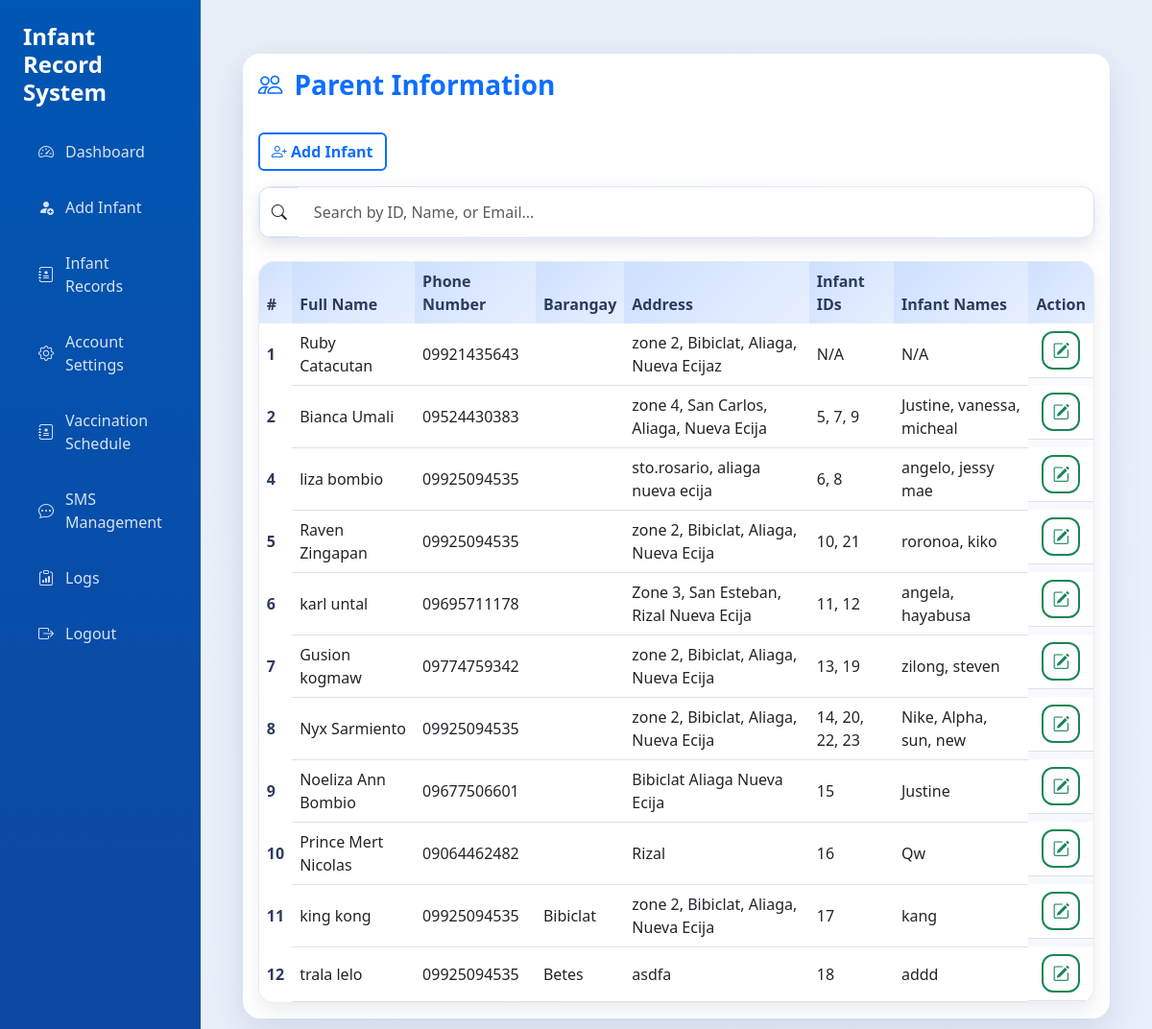
/view_parents.php, run on an earlier commit of the app's database.
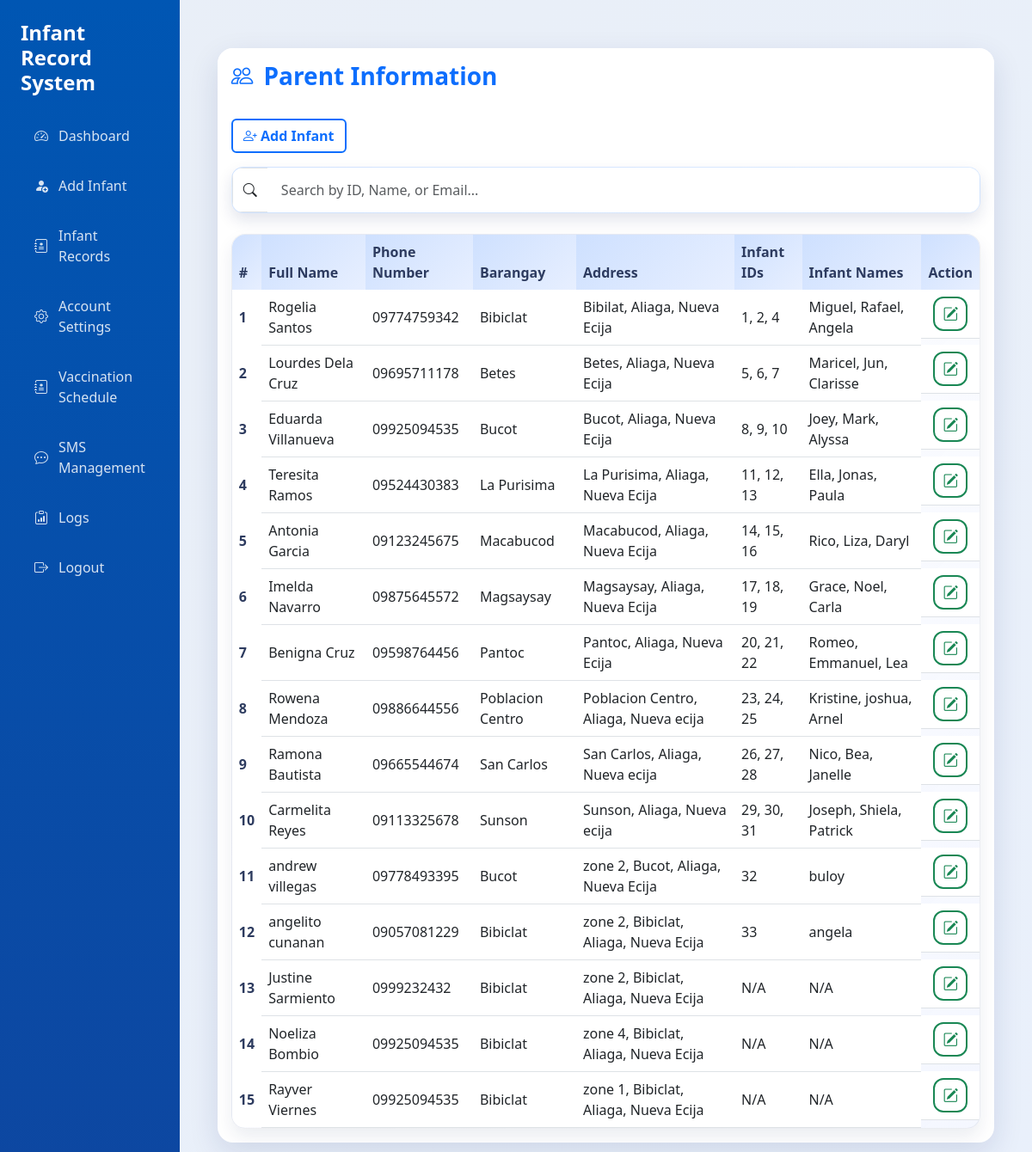
And on a later commit of the database.
### tables this page shows
CREATE TABLE `parents` (
  `id` int(11) NOT NULL,
  `first_name` varchar(100) NOT NULL,
  `last_name` varchar(100) NOT NULL,
  `email` varchar(150) DEFAULT NULL,
  `phone` varchar(20) DEFAULT NULL,
  `address` text DEFAULT NULL,
  `baranggay` varchar(100) DEFAULT NULL,
  `created_at` timestamp NOT NULL DEFAULT current_timestamp(),
  `updated_at` timestamp NOT NULL DEFAULT current_timestamp() ON UPDATE current_timestamp(),
  `barangay` varchar(100) DEFAULT NULL
);

### view_parents.php (the view, shortened to what this page needs)
<?php
include 'dbForm.php';
$isParent = isset($_SESSION['user']['role']) && $_SESSION['user']['role'] === 'parent';
$parentEmail = ($isParent && isset($_SESSION['user']['email'])) ? mysqli_real_escape_string($con, $_SESSION['user']['email']) : null;
?>
<!DOCTYPE html>
<html lang="en">
<head>
    <link rel="stylesheet" href="https://cdn.jsdelivr.net/npm/bootstrap@5.3.0/dist/css/bootstrap.min.css">
    <link rel="stylesheet" href="https://cdn.jsdelivr.net/npm/bootstrap-icons/font/bootstrap-icons.css">
    <link rel="stylesheet" href="assets/css/theme.css">
</head>
<body>
    <div class="sidebar" id="sidebar">
        <h4 class="mb-4"> Infant Record System</h4>
        <a href="dashboard.php"><i class="bi bi-speedometer2"></i> Dashboard</a>
        <a href="addinfant.php"><i class="bi bi-person-fill-add"></i> Add Infant</a>
        <a href="viewinfant.php"><i class="bi bi-journal-medical"></i> Infant Records</a>
        <a href="account_settings.php"><i class="bi bi-gear"></i> Account Settings</a>
        <?php if (!$isParent): ?>
            <a href="vaccination_schedule.php"><i class="bi bi-journal-medical"></i> Vaccination Schedule</a>
            <a href="sms.php"><i class="bi bi-chat-dots"></i> SMS Management</a>
            <a href="login_logs.php"><i class="bi bi-clipboard-data"></i> Logs</a>
        <?php endif; ?>
        <a href="logout.php"><i class="bi bi-box-arrow-right"></i> Logout</a>
    </div>
    <div class="content-area">
        <div class="container-fluid mt-4">
            <div class="card card-shadow">
                <div class="card-header bg-white border-0 py-3">
                    <h3 class="dashboard-title"><i class="bi bi-people"></i>Parent Information</h3>
                </div>
                <div class="card-body">
                    <div class="mb-3 text-start">
                        <a href="addinfant.php" class="btn btn-outline-primary"><i class="bi bi-person-plus"></i> Add Infant</a>
                    </div>
                    <?php if (!$isParent): ?>
                        <form method="GET" action="view_parents.php" class="mb-4">
                            <div class="input-group search-bar search-bar-elevated">
                                <span class="input-group-text"><i class="bi bi-search"></i></span>
                                <input type="text" id="search" class="form-control" placeholder="Search by ID, Name, or Email...">
                            </div>
                        </form>
                    <?php endif; ?>
                    <div class="table-modern table-modern-elevated">
                        <div class="table-responsive">
                            <table class="table table-hover align-middle mb-0">
                            <thead>
                            <tr>
                                <th scope="col">#</th>
                                <th scope="col">Full Name</th>
                                <th scope="col">Phone Number</th>
                                <th scope="col">Barangay</th>
                                <th scope="col">Address</th>
                                <th scope="col">Infant IDs</th>
                                <th scope="col">Infant Names</th>
                                <?php if (!$isParent): ?>
                                    <th scope="col">Action</th>
                                <?php endif; ?>
                            </tr>
                            </thead>
                            <tbody>
                            <?php
                            $search = (!$isParent && isset($_GET['search'])) ? mysqli_real_escape_string($con, $_GET['search']) : '';
                            if ($isParent && $parentEmail) {
                                if (!empty($search)) {
                                    $sql = "SELECT parents.*,
                                               GROUP_CONCAT(infantinfo.id SEPARATOR ', ') AS infant_ids,
                                               GROUP_CONCAT(infantinfo.firstname SEPARATOR ', ') AS infant_names
                                            FROM parents
                                            LEFT JOIN infantinfo ON parents.id = infantinfo.parent_id
                                            WHERE parents.email = '$parentEmail' AND (
                                                parents.id LIKE '%$search%' OR
                                                parents.first_name LIKE '%$search%' OR
                                                parents.last_name LIKE '%$search%' OR
                                                parents.email LIKE '%$search%')
                                            GROUP BY parents.id";
                                } else {
                                    $sql = "SELECT parents.*,
                                               GROUP_CONCAT(infantinfo.id SEPARATOR ', ') AS infant_ids,
                                               GROUP_CONCAT(infantinfo.firstname SEPARATOR ', ') AS infant_names
                                            FROM parents
                                            LEFT JOIN infantinfo ON parents.id = infantinfo.parent_id
                                            WHERE parents.email = '$parentEmail'
                                            GROUP BY parents.id";
                                }
                            } else {
                                if (!empty($search)) {
                                    $sql = "SELECT parents.*,
                                               GROUP_CONCAT(infantinfo.id SEPARATOR ', ') AS infant_ids,
                                               GROUP_CONCAT(infantinfo.firstname SEPARATOR ', ') AS infant_names
                                            FROM parents
                                            LEFT JOIN infantinfo ON parents.id = infantinfo.parent_id
                                            WHERE
                                                parents.id LIKE '%$search%' OR
                                                parents.first_name LIKE '%$search%' OR
                                                parents.last_name LIKE '%$search%' OR
                                                parents.email LIKE '%$search%'
                                            GROUP BY parents.id";
                                } else {
                                    $sql = "SELECT parents.*,
                                               GROUP_CONCAT(infantinfo.id SEPARATOR ', ') AS infant_ids,
                                               GROUP_CONCAT(infantinfo.firstname SEPARATOR ', ') AS infant_names
                                            FROM parents
                                            LEFT JOIN infantinfo ON parents.id = infantinfo.parent_id
                                            GROUP BY parents.id";
                                }
                            }
                            $result = mysqli_query($con, $sql);
                            if ($result) {
                                while ($row = mysqli_fetch_assoc($result)) {
                                    $id = $row['id'];
                                    $first_name = $row['first_name'];
                                    $last_name = $row['last_name'];
                                    $fullName = trim(preg_replace('/\s+/', ' ', $first_name . ' ' . $last_name));
                                    $phone = $row['phone'];
                                    $barangay = $row['barangay'];
                                    $address = $row['address']; ?>
                                    <tr>
                                        <th scope="row"><?php echo $id; ?></th>
                                        <td><?php echo $fullName; ?></td>
                                        <td><?php echo $phone; ?></td>
                                        <td><?php echo $barangay; ?></td>
                                        <td><?php echo $address; ?></td>
                                        <td><?php echo $row['infant_ids'] ?: 'N/A'; ?></td>
                                        <td><?php echo $row['infant_names'] ?: 'N/A'; ?></td>
                                        <?php if (!$isParent): ?>
                                            <td class="d-flex gap-1 justify-content-center action-icons">
                                                <button class="btn btn-outline-success btn-sm" onclick="confirmEdit(<?php echo $id; ?>)" title="Edit"><i class="bi bi-pencil-square"></i></button>
                                            </td>
                                        <?php endif; ?>
                                    </tr>
                            <?php
                                }
                            }
                            ?>
                            </tbody>
                            </table>
                        </div>
                    </div>
                </div>
            </div>
        </div>
    </div>
</body>
</html>

### assets/css/theme.css (style rules this page uses)
:root { --primary-color: #0d6efd; --primary-dark: #0a58ca; --sidebar-width: 250px; --content-bg: #f5f7fb; --text-color: #2b3146; --muted-color: #6c757d; --card-radius: 18px; --transition-speed: 0.3s; --shadow-lg: 0 12px 35px rgba(15, 35, 95, 0.12); --shadow-md: 0 10px 25px rgba(15, 35, 95, 0.18); }
* { box-sizing: border-box; }
body { margin: 0; font-family: 'Segoe UI', 'Helvetica Neue', Arial, sans-serif; color: var(--text-color); background-color: var(--content-bg); display: flex; min-height: 100vh; transition: background-color var(--transition-speed) ease; }
a { color: inherit; }
.sidebar { width: var(--sidebar-width); background: linear-gradient(180deg, #0056b3 0%, #0d47a1 100%); color: #fff; padding: 24px; transition: transform var(--transition-speed) ease; min-height: 100vh; position: relative; z-index: 1000; }
.sidebar h4 { font-weight: 600; margin-bottom: 1.8rem; }
.sidebar a { color: rgba(255, 255, 255, 0.84); text-decoration: none; display: flex; align-items: center; gap: 12px; padding: 12px 16px; border-radius: 12px; margin-bottom: 10px; transition: background var(--transition-speed) ease, color var(--transition-speed) ease; font-weight: 500; }
.content-area { flex-grow: 1; min-height: 100vh; padding: 32px; background: linear-gradient(135deg, rgba(0, 86, 179, 0.05), rgba(13, 110, 253, 0.05)); }
.card-shadow { border: none; border-radius: var(--card-radius); box-shadow: var(--shadow-lg); background-color: #fff; overflow: hidden; }
.dashboard-title { display: flex; align-items: center; gap: 12px; margin: 0; font-weight: 700; color: var(--primary-color); }
.dashboard-title i { font-size: 1.6rem; }
.table-modern { border-radius: 16px; overflow: hidden; background-color: #fff; box-shadow: 0 10px 20px rgba(15, 35, 95, 0.08); }
.table-modern-elevated { border: 1px solid rgba(45, 59, 95, 0.08); background: linear-gradient(135deg, rgba(255, 255, 255, 0.96), rgba(243, 246, 255, 0.9)); }
.table-modern-elevated .table thead th { background: linear-gradient(135deg, rgba(13, 110, 253, 0.16), rgba(13, 110, 253, 0.05)); border-bottom: none; }
.table-modern-elevated .table tbody tr { transition: transform var(--transition-speed) ease, box-shadow var(--transition-speed) ease; }
.table-modern table { margin-bottom: 0; }
.table-modern thead { background-color: #f3f6ff; }
.table-modern th { font-weight: 600; color: #2d3b5f; border-bottom: none; }
.table-modern td { vertical-align: middle; }
.search-bar { border-radius: 14px; overflow: hidden; box-shadow: 0 8px 18px rgba(15, 35, 95, 0.12); }
.search-bar-elevated { background: linear-gradient(135deg, rgba(13, 110, 253, 0.08), rgba(13, 110, 253, 0.02)); border: 1px solid rgba(13, 110, 253, 0.12); }
.search-bar .form-control { border: none; padding: 14px 16px; }
.search-bar .input-group-text { background-color: #fff; }
.btn-outline-primary, .btn-outline-success, .btn-outline-secondary, .btn-outline-info, .btn-outline-danger { border-width: 2px; font-weight: 600; }
.form-control, .form-select { border-radius: 12px; padding: 12px 16px; border: 1px solid rgba(13, 110, 253, 0.18); transition: border-color var(--transition-speed) ease, box-shadow var(--transition-speed) ease; }
.action-icons .btn { border-radius: 12px; display: inline-flex; align-items: center; justify-content: center; width: 40px; height: 40px; font-size: 1.1rem; }
.card-header.bg-white { border-bottom: none; }
.table thead th { font-weight: 600; }

What changed in the data, as far as the page shows it:
changed parents id 1: fullName "Ruby Catacutan" → "Rogelia Santos"; phone "09921435643" → "09774759342"; barangay (not shown) → "Bibiclat"; address "zone 2, Bibiclat, Aliaga, Nueva Ecijaz" → "Bibilat, Aliaga, Nueva Ecija"; infant_ids "N/A" → "1, 2, 4"; infant_names "N/A" → "Miguel, Rafael, Angela"
changed parents id 2: fullName "Bianca Umali" → "Lourdes Dela Cruz"; phone "09524430383" → "09695711178"; barangay (not shown) → "Betes"; address "zone 4, San Carlos, Aliaga, Nueva Ecija" → "Betes, Aliaga, Nueva Ecija"; infant_ids "5, 7, 9" → "5, 6, 7"; infant_names "Justine, vanessa, micheal" → "Maricel, Jun, Clarisse"
added parents: id "3", fullName "Eduarda Villanueva", phone "09925094535", barangay "Bucot", address "Bucot, Aliaga, Nueva Ecija", infant_ids "8, 9, 10", infant_names "Joey, Mark, Alyssa"
changed parents id 4: fullName "liza bombio" → "Teresita Ramos"; phone "09925094535" → "09524430383"; barangay (not shown) → "La Purisima"; address "sto.rosario, aliaga nueva ecija" → "La Purisima, Aliaga, Nueva Ecija"; infant_ids "6, 8" → "11, 12, 13"; infant_names "angelo, jessy mae" → "Ella, Jonas, Paula"
changed parents id 5: fullName "Raven Zingapan" → "Antonia Garcia"; phone "09925094535" → "09123245675"; barangay (not shown) → "Macabucod"; address "zone 2, Bibiclat, Aliaga, Nueva Ecija" → "Macabucod, Aliaga, Nueva Ecija"; infant_ids "10, 21" → "14, 15, 16"; infant_names "roronoa, kiko" → "Rico, Liza, Daryl"
changed parents id 6: fullName "karl untal" → "Imelda Navarro"; phone "09695711178" → "09875645572"; barangay (not shown) → "Magsaysay"; address "Zone 3, San Esteban, Rizal Nueva Ecija" → "Magsaysay, Aliaga, Nueva Ecija"; infant_ids "11, 12" → "17, 18, 19"; infant_names "angela, hayabusa" → "Grace, Noel, Carla"
changed parents id 7: fullName "Gusion kogmaw" → "Benigna Cruz"; phone "09774759342" → "09598764456"; barangay (not shown) → "Pantoc"; address "zone 2, Bibiclat, Aliaga, Nueva Ecija" → "Pantoc, Aliaga, Nueva Ecija"; infant_ids "13, 19" → "20, 21, 22"; infant_names "zilong, steven" → "Romeo, Emmanuel, Lea"
changed parents id 8: fullName "Nyx Sarmiento" → "Rowena Mendoza"; phone "09925094535" → "09886644556"; barangay (not shown) → "Poblacion Centro"; address "zone 2, Bibiclat, Aliaga, Nueva Ecija" → "Poblacion Centro, Aliaga, Nueva ecija"; infant_ids "14, 20, 22, 23" → "23, 24, 25"; infant_names "Nike, Alpha, sun, new" → "Kristine, joshua, Arnel"
changed parents id 9: fullName "Noeliza Ann Bombio" → "Ramona Bautista"; phone "09677506601" → "09665544674"; barangay (not shown) → "San Carlos"; address "Bibiclat Aliaga Nueva Ecija" → "San Carlos, Aliaga, Nueva ecija"; infant_ids "15" → "26, 27, 28"; infant_names "Justine" → "Nico, Bea, Janelle"
changed parents id 10: fullName "Prince Mert Nicolas" → "Carmelita Reyes"; phone "09064462482" → "09113325678"; barangay (not shown) → "Sunson"; address "Rizal" → "Sunson, Aliaga, Nueva ecija"; infant_ids "16" → "29, 30, 31"; infant_names "Qw" → "Joseph, Shiela, Patrick"
changed parents id 11: fullName "king kong" → "andrew villegas"; phone "09925094535" → "09778493395"; barangay "Bibiclat" → "Bucot"; address "zone 2, Bibiclat, Aliaga, Nueva Ecija" → "zone 2, Bucot, Aliaga, Nueva Ecija"; infant_ids "17" → "32"; infant_names "kang" → "buloy"
changed parents id 12: fullName "trala lelo" → "angelito cunanan"; phone "09925094535" → "09057081229"; barangay "Betes" → "Bibiclat"; address "asdfa" → "zone 2, Bibiclat, Aliaga, Nueva Ecija"; infant_ids "18" → "33"; infant_names "addd" → "angela"
added parents: id "13", fullName "Justine Sarmiento", phone "0999232432", barangay "Bibiclat", address "zone 2, Bibiclat, Aliaga, Nueva Ecija", infant_ids "N/A", infant_names "N/A"
added parents: id "14", fullName "Noeliza Bombio", phone "09925094535", barangay "Bibiclat", address "zone 4, Bibiclat, Aliaga, Nueva Ecija", infant_ids "N/A", infant_names "N/A"
added parents: id "15", fullName "Rayver Viernes", phone "09925094535", barangay "Bibiclat", address "zone 1, Bibiclat, Aliaga, Nueva Ecija", infant_ids "N/A", infant_names "N/A"
